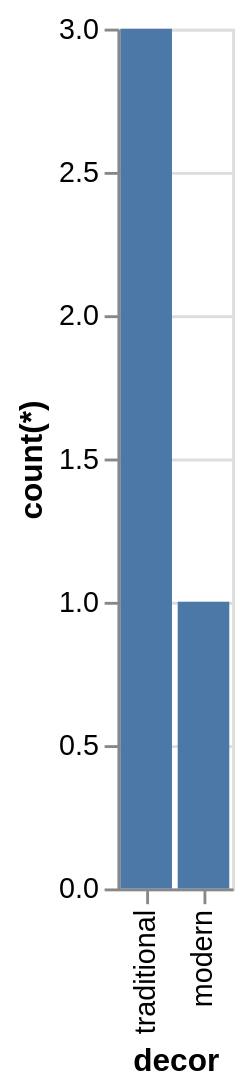

Source (Vega-Lite JSON):
### Vega-Lite specification from a JSON file in a GitHub repository (floating-point values rounded to 4 significant figures)
{"data": {"values": [{"x_data": "traditional", "y_data": 3}, {"x_data": "modern", "y_data": 1}]}, "mark": "bar", "encoding": {"x": {"field": "x_data", "type": "nominal", "title": "decor", "sort": "descending"}, "y": {"field": "y_data", "type": "quantitative", "title": "count(*)"}}}
